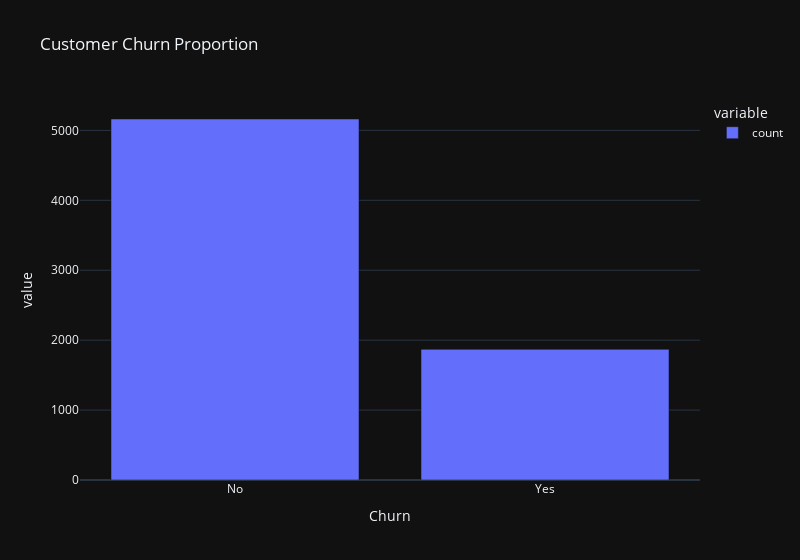

Notebook code cell kept with this figure:
### Code cell
px.bar(
    clean_data["Churn"].value_counts(),
    width=800,
    title="Customer Churn Proportion",
)

### Figure 1 — Plotly figure (JSON) as saved in the notebook; plotly's stock layout.template omitted (floating-point values rounded to 4 significant figures)
{"data": [{"alignmentgroup": "True", "hovertemplate": "variable=count<br>Churn=%{x}<br>value=%{y}<extra></extra>", "legendgroup": "count", "marker": {"color": "#636efa", "pattern": {"shape": ""}}, "name": "count", "offsetgroup": "count", "orientation": "v", "showlegend": true, "textposition": "auto", "type": "bar", "x": ["No", "Yes"], "xaxis": "x", "y": [5163, 1869], "yaxis": "y"}], "layout": {"barmode": "relative", "legend": {"title": {"text": "variable"}, "tracegroupgap": 0}, "title": {"text": "Customer Churn Proportion"}, "width": 800, "xaxis": {"anchor": "y", "domain": [0, 1], "title": {"text": "Churn"}}, "yaxis": {"anchor": "x", "domain": [0, 1], "title": {"text": "value"}}}}
